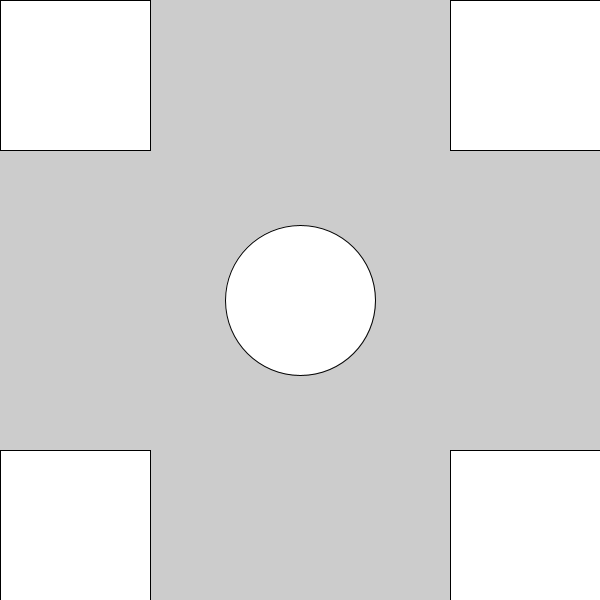
Frame 1 (no input)
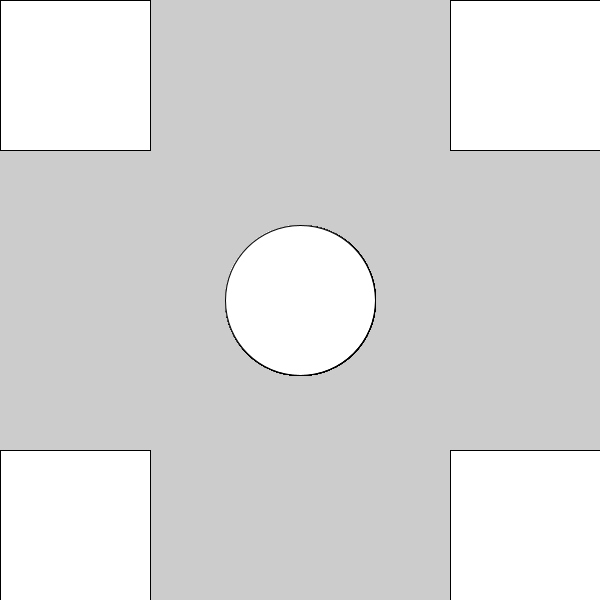
Frame 60 (the mouse pressed at the canvas centre just before this capture)
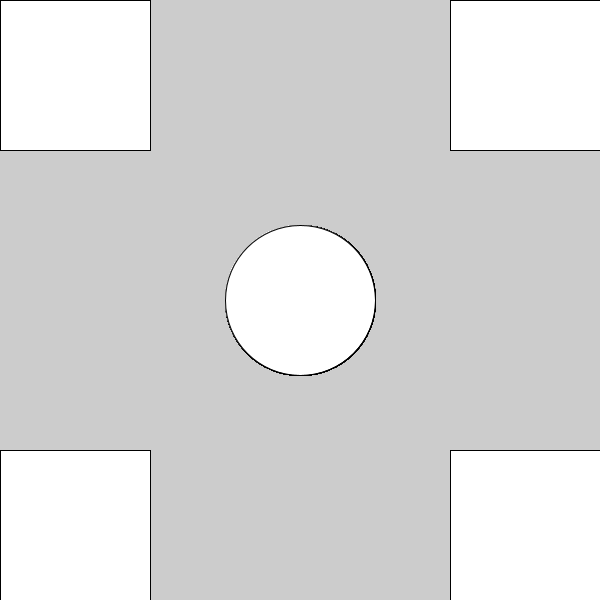
Frame 120 (the mouse held since frame 60 and released just before this capture)

The Processing sketch that drew these frames (run headless with seeded random() and noise(); from frame 60 on, the mouse is pressed at the canvas centre):

// Processing sketch: desafio
// ── desafio.pde
float tam;

void setup(){
  size(600,600);
  tam = width/4;
}

void draw(){
  ellipse(width/2, height/2, tam,tam);
  rect(0,0,tam,tam);
  rect(width-tam,0,tam,tam);
  rect(0,height-tam,tam,tam);
  rect(width-tam, height-tam, tam, tam);
}
